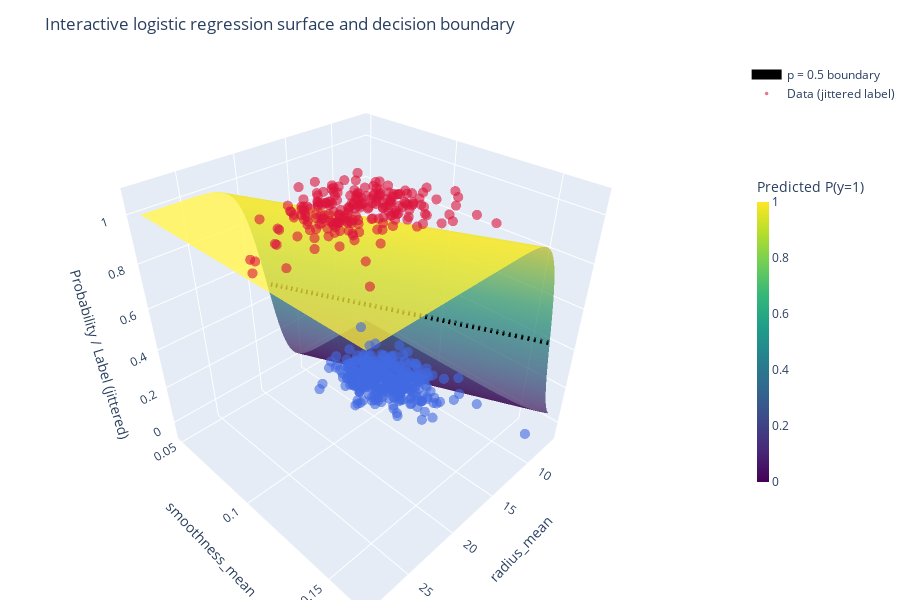

The cell this chart's notebook holds for it:
### Code cell
# Plotly interactive 3D probability surface with decision boundary and data points
import plotly.graph_objects as go

model_2 = smf.glm(
    formula="label ~ radius_mean + smoothness_mean",
    data=breast_cancer_data,
    family=sm.families.Binomial(),
)
result_2 = model_2.fit()

# Build grid over feature space
x_min, x_max = breast_cancer_data["radius_mean"].min(), breast_cancer_data["radius_mean"].max()
y_min, y_max = breast_cancer_data["smoothness_mean"].min(), breast_cancer_data["smoothness_mean"].max()
x_pad = 0.02 * (x_max - x_min)
y_pad = 0.02 * (y_max - y_min)
x_vals = np.linspace(x_min - x_pad, x_max + x_pad, 120)
y_vals = np.linspace(y_min - y_pad, y_max + y_pad, 120)
X, Y = np.meshgrid(x_vals, y_vals)

pred_grid = pd.DataFrame({"radius_mean": X.ravel(), "smoothness_mean": Y.ravel()})
P = result_2.predict(pred_grid).values.reshape(X.shape)

# Decision boundary (logit=0)
beta0 = result_2.params["Intercept"]
beta1 = result_2.params["radius_mean"]
beta2 = result_2.params["smoothness_mean"]
x_line = np.linspace(x_min, x_max, 500)
if abs(beta2) > 1e-12:
    y_line = -(beta0 + beta1 * x_line) / beta2
    mask = (y_line >= y_min - y_pad) & (y_line <= y_max + y_pad)
    x_line = x_line[mask]
    y_line = y_line[mask]
else:
    x_line = np.array([])
    y_line = np.array([])

# Jittered original data points
rng = np.random.default_rng(2)
y_jitter = breast_cancer_data["label"] + rng.uniform(-0.03, 0.03, size=len(breast_cancer_data))

fig = go.Figure()

# Surface
fig.add_trace(
    go.Surface(
        x=X,
        y=Y,
        z=P,
        colorscale="Viridis",
        opacity=0.7,
        showscale=True,
        colorbar=dict(title="Predicted P(y=1)", thickness=12, len=0.6)
    )
)

# Decision boundary line at z=0.5
if x_line.size > 0:
    fig.add_trace(
        go.Scatter3d(
            x=x_line,
            y=y_line,
            z=np.full_like(x_line, 0.5),
            mode="lines",
            line=dict(color="black", width=10, dash="dash"),
            name="p = 0.5 boundary",
        )
    )

# Original points colored by label
labels_np = breast_cancer_data["label"].to_numpy(dtype=int)
colors = np.where(labels_np == 1, "crimson", "royalblue")
fig.add_trace(
    go.Scatter3d(
        x=breast_cancer_data["radius_mean"],
        y=breast_cancer_data["smoothness_mean"],
        z=y_jitter,
        mode="markers",
        marker=dict(size=3.5, color=colors, opacity=0.6),
        name="Data (jittered label)",
        hovertemplate=(
            "radius_mean=%{x:.3f}<br>smoothness_mean=%{y:.4f}<br>label~%{z:.2f}<extra></extra>"
        ),
    )
)

fig.update_layout(
    title="Interactive logistic regression surface and decision boundary",
    scene=dict(
        xaxis_title="radius_mean",
        yaxis_title="smoothness_mean",
        zaxis_title="Probability / Label (jittered)",
        zaxis=dict(range=[-0.1, 1.1])
    ),
    width=900,
    height=600,
    margin=dict(l=0, r=0, t=60, b=0),
)

fig.show()

### Figure 1 — Plotly figure (JSON) as saved in the notebook; plotly's stock layout.template omitted (floating-point values rounded to 4 significant figures; data arrays with more than 128 entries replaced by an {"elided": "..."} marker saying what was removed)
{"data": [{"colorbar": {"len": 0.6, "thickness": 12, "title": {"text": "Predicted P(y=1)"}}, "colorscale": [[0, "#440154"], [0.1111, "#482878"], [0.2222, "#3e4989"], [0.3333, "#31688e"], [0.4444, "#26828e"], [0.5556, "#1f9e89"], [0.6667, "#35b779"], [0.7778, "#6ece58"], [0.8889, "#b5de2b"], [1, "#fde725"]], "opacity": 0.7, "showscale": true, "type": "surface", "x": {"elided": "120x120 float values"}, "y": {"elided": "120x120 float values"}, "z": {"elided": "120x120 float values"}}, {"line": {"color": "black", "dash": "dash", "width": 10}, "mode": "lines", "name": "p = 0.5 boundary", "type": "scatter3d", "x": {"elided": "229 float values"}, "y": {"elided": "229 float values"}, "z": {"elided": "229 float values"}}, {"hovertemplate": "radius_mean=%{x:.3f}<br>smoothness_mean=%{y:.4f}<br>label~%{z:.2f}<extra></extra>", "marker": {"color": {"elided": "569 str values"}, "opacity": 0.6, "size": 3.5}, "mode": "markers", "name": "Data (jittered label)", "type": "scatter3d", "x": {"elided": "569 float values"}, "y": {"elided": "569 float values"}, "z": {"elided": "569 float values"}}], "layout": {"height": 600, "margin": {"b": 0, "l": 0, "r": 0, "t": 60}, "scene": {"xaxis": {"title": {"text": "radius_mean"}}, "yaxis": {"title": {"text": "smoothness_mean"}}, "zaxis": {"range": [-0.1, 1.1], "title": {"text": "Probability / Label (jittered)"}}}, "title": {"text": "Interactive logistic regression surface and decision boundary"}, "width": 900}}
